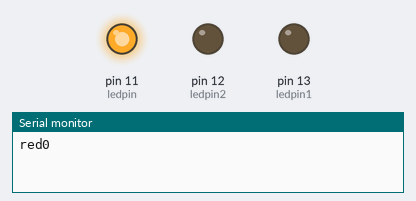
A sketch run on a simulated Arduino Uno, built with avr-gcc and run on an emulated ATmega328P. Shown: output pins drawn as LEDs (lit = HIGH), the last lines printed to the serial monitor.

Above: at 0.2 s.
At 6.2 s:
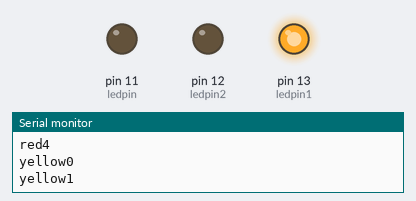
At 9.2 s:
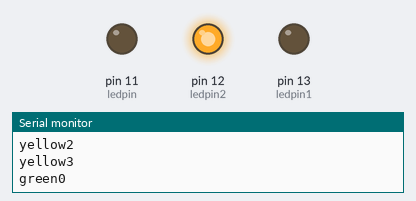
At 11.7 s:
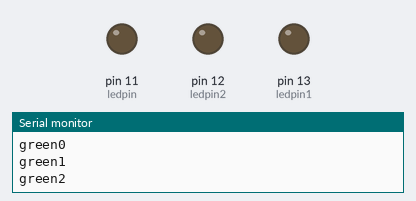
Timing chart, 0 to 15.6 s (numbered marks = the images above):
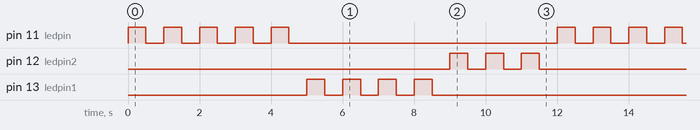

Measured:
- by itself, pin 11 (ledpin): repeats every 12.0 s: 4 × (LOW 0.50 s, HIGH 0.50 s), LOW 7.5 s, HIGH 0.50 s
- by itself, pin 12 (ledpin2): repeats every 12.0 s: 2 × (LOW 0.50 s, HIGH 0.50 s), LOW 9.5 s, HIGH 0.50 s
- by itself, pin 13 (ledpin1): repeats every 12.0 s: 3 × (LOW 0.50 s, HIGH 0.50 s), LOW 8.5 s, HIGH 0.50 s

The sketch:

sketch_jun10b.ino
```cpp
int ledpin=11;
int ledpin1 =13;
int ledpin2=12;
int i ;
void setup() {
  pinMode(ledpin, OUTPUT);
  pinMode(ledpin1, OUTPUT);
  pinMode(ledpin2, OUTPUT);

  Serial.begin(9600);

}

void loop() {
  for(i=0;i<5;i++){
  Serial.print("red");
  Serial.println(i);
  digitalWrite(ledpin, HIGH);
  delay(500);
  digitalWrite(ledpin, LOW);
  delay(500);
  }
  for(i=0;i<4;i++){
  Serial.print("yellow");
  Serial.println(i);
  digitalWrite(ledpin1, HIGH);
  delay(500);
  digitalWrite(ledpin1, LOW);
  delay(500);
  }
for(i=0;i<3;i++){
  Serial.print("green");
  Serial.println(i);

  digitalWrite(ledpin2, HIGH);
  delay(500);
  digitalWrite(ledpin2, LOW);
  delay(500);

 }


}
```
